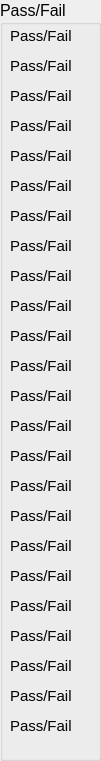
  <widget class="QGroupBox" name="groupBox_3">
   <property name="geometry">
    <rect>
     <x>230</x>
     <y>80</y>
     <width>101</width>
     <height>761</height>
    </rect>
   </property>
   <property name="font">
    <font>
     <pointsize>12</pointsize>
     <weight>50</weight>
     <bold>false</bold>
    </font>
   </property>
   <property name="title">
    <string>Pass/Fail</string>
   </property>
   <widget class="QLabel" name="pf_1">
    <property name="geometry">
     <rect>
      <x>10</x>
      <y>20</y>
      <width>81</width>
      <height>31</height>
     </rect>
    </property>
    <property name="font">
     <font>
      <pointsize>11</pointsize>
     </font>
    </property>
    <property name="text">
     <string>Pass/Fail</string>
    </property>
   </widget>
   <widget class="QLabel" name="pf_2">
    <property name="geometry">
     <rect>
      <x>10</x>
      <y>50</y>
      <width>81</width>
      <height>31</height>
     </rect>
    </property>
    <property name="font">
     <font>
      <pointsize>11</pointsize>
     </font>
    </property>
    <property name="text">
     <string>Pass/Fail</string>
    </property>
   </widget>
   <widget class="QLabel" name="pf_3">
    <property name="geometry">
     <rect>
      <x>10</x>
      <y>80</y>
      <width>81</width>
      <height>31</height>
     </rect>
    </property>
    <property name="font">
     <font>
      <pointsize>11</pointsize>
     </font>
    </property>
    <property name="text">
     <string>Pass/Fail</string>
    </property>
   </widget>
   <widget class="QLabel" name="pf_4">
    <property name="geometry">
     <rect>
      <x>10</x>
      <y>110</y>
      <width>81</width>
      <height>31</height>
     </rect>
    </property>
    <property name="font">
     <font>
      <pointsize>11</pointsize>
     </font>
    </property>
    <property name="text">
     <string>Pass/Fail</string>
    </property>
   </widget>
   <widget class="QLabel" name="pf_5">
    <property name="geometry">
     <rect>
      <x>10</x>
      <y>140</y>
      <width>81</width>
      <height>31</height>
     </rect>
    </property>
    <property name="font">
     <font>
      <pointsize>11</pointsize>
     </font>
    </property>
    <property name="text">
     <string>Pass/Fail</string>
    </property>
   </widget>
   <widget class="QLabel" name="pf_6">
    <property name="geometry">
     <rect>
      <x>10</x>
      <y>170</y>
      <width>81</width>
      <height>31</height>
     </rect>
    </property>
    <property name="font">
     <font>
      <pointsize>11</pointsize>
     </font>
    </property>
    <property name="text">
     <string>Pass/Fail</string>
    </property>
   </widget>
   <widget class="QLabel" name="pf_7">
    <property name="geometry">
     <rect>
      <x>10</x>
      <y>200</y>
      <width>81</width>
      <height>31</height>
     </rect>
    </property>
    <property name="font">
     <font>
      <pointsize>11</pointsize>
     </font>
    </property>
    <property name="text">
     <string>Pass/Fail</string>
    </property>
   </widget>
   <widget class="QLabel" name="pf_8">
    <property name="geometry">
     <rect>
      <x>10</x>
      <y>230</y>
      <width>81</width>
      <height>31</height>
     </rect>
    </property>
    <property name="font">
     <font>
      <pointsize>11</pointsize>
     </font>
    </property>
    <property name="text">
     <string>Pass/Fail</string>
    </property>
   </widget>
   <widget class="QLabel" name="pf_9">
    <property name="geometry">
     <rect>
      <x>10</x>
      <y>260</y>
      <width>81</width>
      <height>31</height>
     </rect>
    </property>
    <property name="font">
     <font>
      <pointsize>11</pointsize>
     </font>
    </property>
    <property name="text">
     <string>Pass/Fail</string>
    </property>
   </widget>
   <widget class="QLabel" name="pf_10">
    <property name="geometry">
     <rect>
      <x>10</x>
      <y>290</y>
      <width>81</width>
      <height>31</height>
     </rect>
    </property>
    <property name="font">
     <font>
      <pointsize>11</pointsize>
     </font>
    </property>
    <property name="text">
     <string>Pass/Fail</string>
    </property>
   </widget>
   <widget class="QLabel" name="pf_11">
    <property name="geometry">
     <rect>
      <x>10</x>
      <y>320</y>
      <width>81</width>
      <height>31</height>
     </rect>
    </property>
    <property name="font">
     <font>
      <pointsize>11</pointsize>
     </font>
    </property>
    <property name="text">
     <string>Pass/Fail</string>
    </property>
   </widget>
   <widget class="QLabel" name="pf_12">
    <property name="geometry">
     <rect>
      <x>10</x>
      <y>350</y>
      <width>81</width>
      <height>31</height>
     </rect>
    </property>
    <property name="font">
     <font>
      <pointsize>11</pointsize>
     </font>
    </property>
    <property name="text">
     <string>Pass/Fail</string>
    </property>
   </widget>
   <widget class="QLabel" name="pf_13">
    <property name="geometry">
     <rect>
      <x>10</x>
      <y>380</y>
      <width>81</width>
      <height>31</height>
     </rect>
    </property>
    <property name="font">
     <font>
      <pointsize>11</pointsize>
     </font>
    </property>
    <property name="text">
     <string>Pass/Fail</string>
    </property>
   </widget>
   <widget class="QLabel" name="pf_14">
    <property name="geometry">
     <rect>
      <x>10</x>
      <y>410</y>
      <width>81</width>
      <height>31</height>
     </rect>
    </property>
    <property name="font">
     <font>
      <pointsize>11</pointsize>
     </font>
    </property>
    <property name="text">
     <string>Pass/Fail</string>
    </property>
   </widget>
   <widget class="QLabel" name="pf_15">
    <property name="geometry">
     <rect>
      <x>10</x>
      <y>440</y>
      <width>81</width>
      <height>31</height>
     </rect>
    </property>
    <property name="font">
     <font>
      <pointsize>11</pointsize>
     </font>
    </property>
    <property name="text">
     <string>Pass/Fail</string>
    </property>
   </widget>
   <widget class="QLabel" name="pf_16">
    <property name="geometry">
     <rect>
      <x>10</x>
      <y>470</y>
      <width>81</width>
      <height>31</height>
     </rect>
    </property>
    <property name="font">
     <font>
      <pointsize>11</pointsize>
     </font>
    </property>
    <property name="text">
     <string>Pass/Fail</string>
    </property>
   </widget>
   <widget class="QLabel" name="pf_17">
    <property name="geometry">
     <rect>
      <x>10</x>
      <y>500</y>
      <width>81</width>
      <height>31</height>
     </rect>
    </property>
    <property name="font">
     <font>
      <pointsize>11</pointsize>
     </font>
    </property>
    <property name="text">
     <string>Pass/Fail</string>
    </property>
   </widget>
   <widget class="QLabel" name="pf_18">
    <property name="geometry">
     <rect>
      <x>10</x>
      <y>530</y>
      <width>81</width>
      <height>31</height>
     </rect>
    </property>
    <property name="font">
     <font>
      <pointsize>11</pointsize>
     </font>
    </property>
    <property name="text">
     <string>Pass/Fail</string>
    </property>
   </widget>
   <widget class="QLabel" name="pf_19">
    <property name="geometry">
     <rect>
      <x>10</x>
      <y>560</y>
      <width>81</width>
      <height>31</height>
     </rect>
    </property>
    <property name="font">
     <font>
      <pointsize>11</pointsize>
     </font>
    </property>
    <property name="text">
     <string>Pass/Fail</string>
    </property>
   </widget>
   <widget class="QLabel" name="pf_20">
    <property name="geometry">
     <rect>
      <x>10</x>
      <y>590</y>
      <width>81</width>
      <height>31</height>
     </rect>
    </property>
    <property name="font">
     <font>
      <pointsize>11</pointsize>
     </font>
    </property>
    <property name="text">
     <string>Pass/Fail</string>
    </property>
   </widget>
   <widget class="QLabel" name="pf_21">
    <property name="geometry">
     <rect>
      <x>10</x>
      <y>620</y>
      <width>81</width>
      <height>31</height>
     </rect>
    </property>
    <property name="font">
     <font>
      <pointsize>11</pointsize>
     </font>
    </property>
    <property name="text">
     <string>Pass/Fail</string>
    </property>
   </widget>
   <widget class="QLabel" name="pf_22">
    <property name="geometry">
     <rect>
      <x>10</x>
      <y>650</y>
      <width>81</width>
      <height>31</height>
     </rect>
    </property>
    <property name="font">
     <font>
      <pointsize>11</pointsize>
     </font>
    </property>
    <property name="text">
     <string>Pass/Fail</string>
    </property>
   </widget>
   <widget class="QLabel" name="pf_23">
    <property name="geometry">
     <rect>
      <x>10</x>
      <y>680</y>
      <width>81</width>
      <height>31</height>
     </rect>
    </property>
    <property name="font">
     <font>
      <pointsize>11</pointsize>
     </font>
    </property>
    <property name="text">
     <string>Pass/Fail</string>
    </property>
   </widget>
   <widget class="QLabel" name="pf_24">
    <property name="geometry">
     <rect>
      <x>10</x>
      <y>710</y>
      <width>81</width>
      <height>31</height>
     </rect>
    </property>
    <property name="font">
     <font>
      <pointsize>11</pointsize>
     </font>
    </property>
    <property name="text">
     <string>Pass/Fail</string>
    </property>
   </widget>
  </widget>
